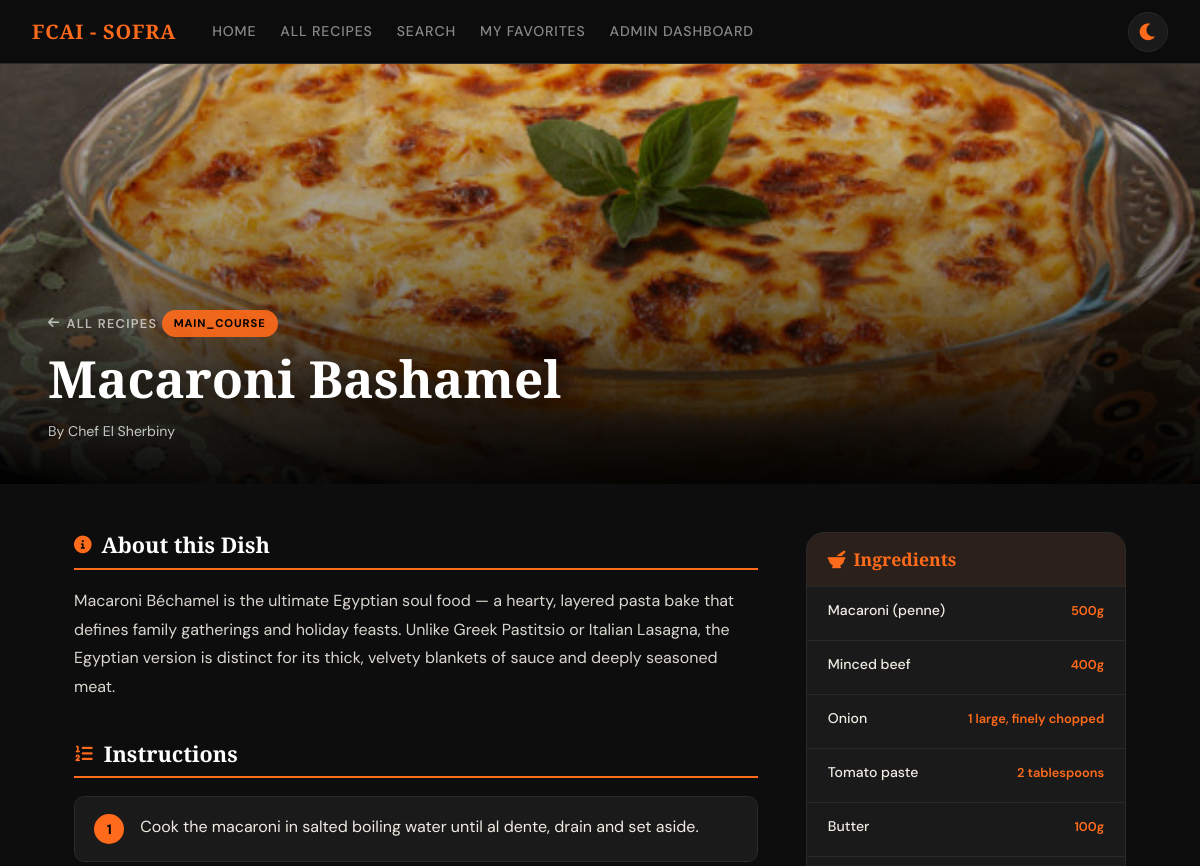
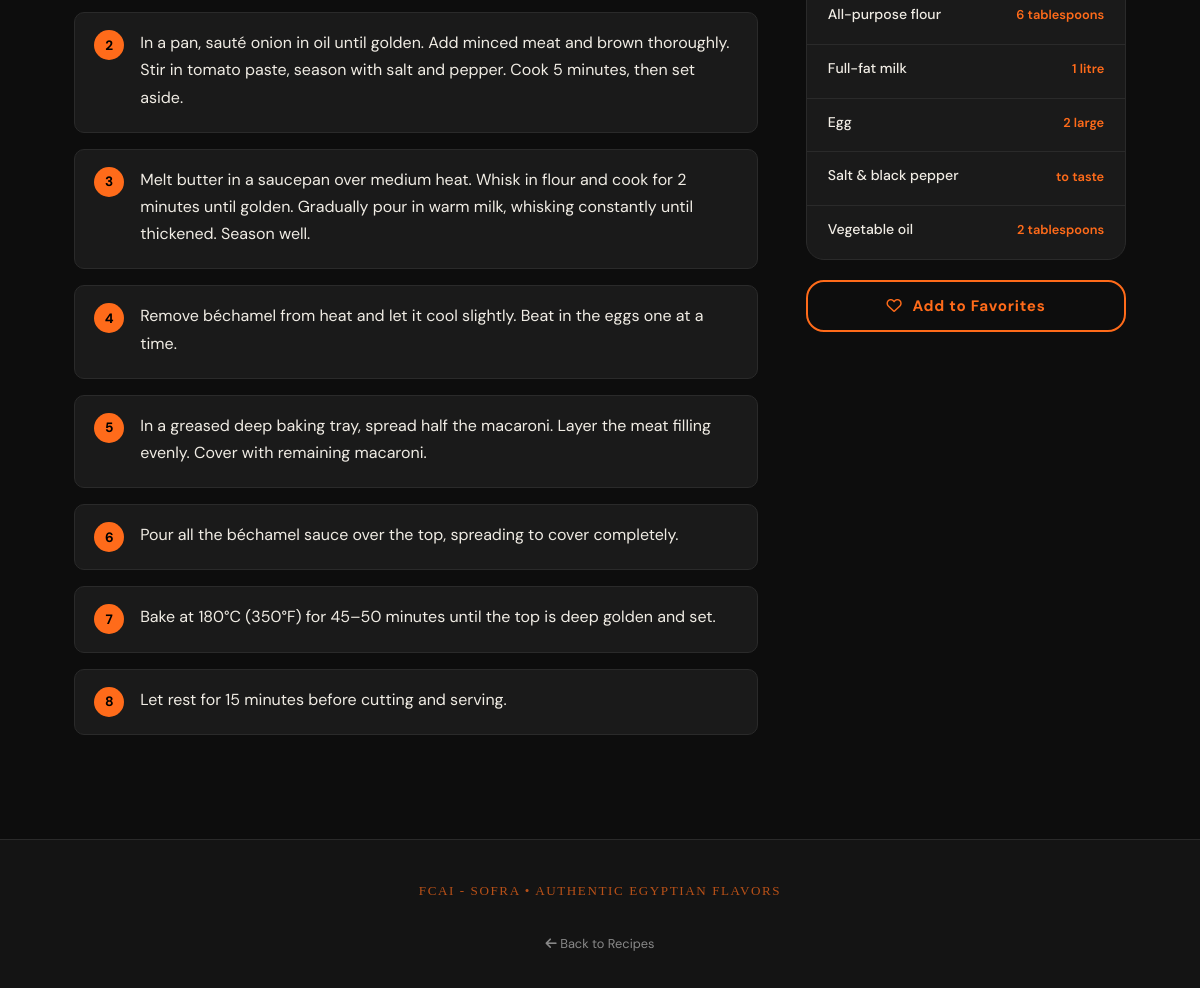
The page /recipe/bashamel/ on the database its author committed (2 pictures, top to bottom).
### recipes/models.py (models this page shows, shortened)
class Recipe(models.Model):
    recipe_id = models.CharField(max_length=100, unique=True)
    name = models.CharField(max_length=200)
    course = models.CharField(max_length=100)
    description = models.TextField()
    image_url = models.CharField(max_length=500, blank=True, null=True)
    chef = models.CharField(max_length=200, blank=True, null=True)
    chef_img = models.CharField(max_length=500, blank=True, null=True)
    featured = models.BooleanField(default=False)
    ingredients = models.JSONField(default=list)
    steps = models.JSONField(default=list)

### recipes/views.py (the view)
# urls.py: path('recipe/<str:recipe_id>/', views.recipeDetail, name='recipe_detail'),
def recipeDetail(request, recipe_id):
    recipe = get_object_or_404(Recipe, recipe_id=recipe_id)
    context = {
        'recipe': recipe
    }
    return render(request, 'recipeInfo.html', context)

### recipes/templates/recipeInfo.html (shortened to what this page needs)
{% load static %}
<!DOCTYPE html>
<html lang="en">
<head>
    <link rel="stylesheet" href="{% static 'css/base.css' %}">
    <link rel="stylesheet" href="{% static 'css/recipeInfo.css' %}">
    <link rel="stylesheet" href="https://cdnjs.cloudflare.com/ajax/libs/font-awesome/6.0.0-beta3/css/all.min.css">
</head>
<body>
<nav>
  <strong>FCAI - SOFRA</strong>
  <a href="/">Home</a>
  <a href="{% url 'all_recipes' %}">All Recipes</a>
  <a href="#">Search</a>
  <a href="#">My Favorites</a>
  <a href="/admin/">Admin Dashboard</a>
  <button id="themeToggle" class="theme-toggle" style="margin-left: auto;">
    <i class="fas fa-moon"></i>
  </button>
</nav>
<section class="ri-hero">
  <div class="ri-hero__img"
       style="background-image: url('{% if recipe.image_url %}{% static recipe.image_url %}{% else %}https://images.unsplash.com/photo-1547592180-85f173990554?w=1200&q=75{% endif %}');">
  </div>
  <div class="ri-hero__overlay"></div>
  <div class="ri-hero__content">
    <a href="{% url 'all_recipes' %}" class="ri-back"><i class="fas fa-arrow-left"></i> All Recipes</a>
    <span class="ri-hero__course">{{ recipe.course|title }}</span>
    <h1 class="ri-hero__title">{{ recipe.name }}</h1>
    <div class="ri-hero__chef">
      <span>By {{ recipe.chef|default:"Self-Made" }}</span>
    </div>
  </div>
</section>
<main class="ri-main">
  <div id="recipeContent">
    <div class="ri-layout">
      <div class="ri-main-col">
        <div class="ri-section reveal">
          <h2 class="ri-section__title"><i class="fas fa-info-circle"></i> About this Dish</h2>
          <p class="ri-desc">{{ recipe.description }}</p>
        </div>
        <div class="ri-section reveal">
          <h2 class="ri-section__title"><i class="fas fa-list-ol"></i> Instructions</h2>
          <ol class="ri-steps">
            {% for step in recipe.steps %}
              <li class="checklist-item">
                <label class="checklist-label checklist-label--step">{{ step }}</label>
              </li>
            {% empty %}
              <li>No steps listed.</li>
            {% endfor %}
          </ol>
        </div>
      </div>
      <aside class="ri-sidebar">
        <div class="ri-ingredients-box reveal">
          <h3 class="ri-ing-title"><i class="fas fa-mortar-pestle"></i> Ingredients</h3>
          <ul class="ri-ingredients">
            {% for ing in recipe.ingredients %}
              <li class="checklist-item">
                <label class="checklist-label">
                  <span class="ri-ing-name">{{ ing.name }}</span>
                  <span class="ri-ing-qty">{{ ing.qty }}</span>
                </label>
              </li>
            {% empty %}
              <li>No ingredients listed.</li>
            {% endfor %}
          </ul>
        </div>
        <button class="ri-fav-btn" id="favBtn" onclick="handleFav()">
          <i class="far fa-heart"></i>
          <span>Add to Favorites</span>
        </button>
      </aside>
    </div>
  </div>
</main>
<footer>
  <small>FCAI - SOFRA • Authentic Egyptian Flavors</small><br>
  <a href="{% url 'all_recipes' %}" style="font-size:0.8rem;"><i class="fas fa-arrow-left"></i> Back to Recipes</a>
</footer>
</body>
</html>

### recipes/static/css/base.css (style rules this page uses)
:root { --clr-bg: #0d0d0d; --clr-surface: #141414; --clr-card: #1a1a1a; --clr-border: #2a2a2a; --clr-orange: #ff6b1a; --clr-orange-lt: #ff8c45; --clr-orange-dk: #c94d00; --clr-text: #f0ece4; --clr-muted: #888; --clr-white: #fff; --ff-display: 'Playfair Display', Georgia, serif; --ff-body: 'DM Sans', sans-serif; --radius: 10px; --radius-lg: 18px; --shadow: 0 4px 24px rgba(0,0,0,0.55); --shadow-lg: 0 12px 48px rgba(0,0,0,0.75); --glow: 0 0 24px rgba(255,107,26,0.18); --transition: 0.3s cubic-bezier(0.4,0,0.2,1); --transition-slow: 0.6s cubic-bezier(0.4,0,0.2,1); }
*, *::before, *::after { box-sizing: border-box; margin: 0; padding: 0; }
html { scroll-behavior: smooth; font-size: 16px; }
body { background: var(--clr-bg); color: var(--clr-text); font-family: var(--ff-body); font-weight: 400; line-height: 1.7; min-height: 100vh; overflow-x: hidden; }
h1, h2, h3, h4 { font-family: var(--ff-display); font-weight: 700; color: var(--clr-white); line-height: 1.2; }
h1 { font-size: clamp(2rem, 5vw, 3.5rem); font-weight: 900; }
h2 { font-size: clamp(1.5rem, 3vw, 2.2rem); }
h3 { font-size: 1.25rem; }
p { color: var(--clr-text); opacity: 0.88; margin-bottom: 1rem; }
small { font-size: 0.82rem; color: var(--clr-muted); }
strong { color: var(--clr-white); font-weight: 600; }
a { color: var(--clr-orange); text-decoration: none; transition: color var(--transition); }
nav { display: flex; align-items: center; gap: 0; padding: 0 2rem; height: 64px; background: rgba(13,13,13,0.97); backdrop-filter: blur(12px); -webkit-backdrop-filter: blur(12px); border-bottom: 1px solid var(--clr-border); position: sticky; top: 0; z-index: 1000; flex-wrap: wrap; transition: background 0.3s ease, border-color 0.3s ease; }
nav strong { font-family: var(--ff-display); font-size: 1.25rem; color: var(--clr-orange); letter-spacing: 0.04em; margin-right: 1.5rem; white-space: nowrap; transition: color 0.3s ease; }
nav a { color: var(--clr-muted); font-size: 0.88rem; font-weight: 500; letter-spacing: 0.06em; text-transform: uppercase; padding: 6px 12px; border-radius: 6px; transition: color 0.3s ease, background 0.3s ease; white-space: nowrap; }
main { max-width: 1100px; margin: 0 auto; padding: 3rem 1.5rem; }
label { display: block; font-size: 0.88rem; color: var(--clr-muted); margin-bottom: 5px; text-transform: uppercase; letter-spacing: 0.06em; }
footer { background: var(--clr-surface); border-top: 1px solid var(--clr-border); padding: 2rem 1.5rem; text-align: center; }
footer small { display: block; font-family: var(--ff-display); letter-spacing: 0.12em; text-transform: uppercase; color: var(--clr-orange); opacity: 0.7; margin-top: 0.5rem; }
footer a { color: var(--clr-muted); font-size: 0.85rem; margin: 0 8px; }
.theme-toggle { background: var(--clr-card); border: 1px solid var(--clr-border); border-radius: 50%; width: 40px; height: 40px; cursor: pointer; display: flex; align-items: center; justify-content: center; transition: all var(--transition); color: var(--clr-orange); font-size: 1.2rem; }
body, body * { transition: background-color 0.3s ease, border-color 0.3s ease, color 0.2s ease, box-shadow 0.3s ease; }
body *:not(.hero__bg):not(.course-card__img):not(.chef-card__img):not(.recipe-card__img) { transition: background-color 0.3s ease, border-color 0.3s ease, color 0.2s ease; }

### rows shown on the page
Recipe: image_url (picture), course "MAIN_COURSE", name "Macaroni Bashamel", chef "Chef El Sherbiny", description "Macaroni Béchamel is the ultimate Egyptian soul food — a hearty, layered pasta bake that defines family gatherings and holiday feasts. Unlike Greek Pastitsio or Italian Lasagna, the Egyptian version is distinct for its thick, velvety blankets of sauce and deeply seasoned meat."

### other values the page prints
{{ step }} "Cook the macaroni in salted boiling water until al dente, drain and set aside." "In a pan, sauté onion in oil until golden. Add minced meat and brown thoroughly. Stir in tomato paste, season with salt and pepper. Cook 5 minutes, then set aside." "Melt butter in a saucepan over medium heat. Whisk in flour and cook for 2 minutes until golden. Gradually pour in warm milk, whisking constantly until thickened. Season well." "Remove béchamel from heat and let it cool slightly. Beat in the eggs one at a time." "In a greased deep baking tray, spread half the macaroni. Layer the meat filling evenly. Cover with remaining macaroni." "Pour all the béchamel sauce over the top, spreading to cover completely." "Bake at 180°C (350°F) for 45–50 minutes until the top is deep golden and set." "Let rest for 15 minutes before cutting and serving."
{{ ing.name }} "Macaroni (penne)" "Minced beef" "Onion" "Tomato paste" "Butter" "All-purpose flour" "Full-fat milk" "Egg" "Salt & black pepper" "Vegetable oil"
{{ ing.qty }} "500g" "400g" "1 large, finely chopped" "2 tablespoons" "100g" "6 tablespoons" "1 litre" "2 large" "to taste" "2 tablespoons"
